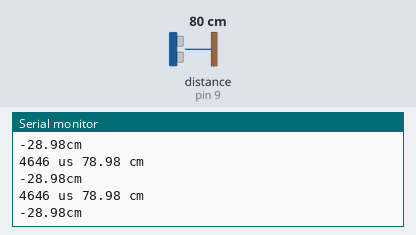
This sketch was run on a simulated Arduino Uno, built with avr-gcc and run on an emulated ATmega328P. Parts: the last lines printed to the serial monitor. Wiring (inferred from the names in the program): ultrasonic range finder: trigger pin 8; echo pin 9. The test bench sets the inputs (shaded band); at power-on: distance to the obstacle (sensor on pin 9) 80 cm. The echo pulse lasts 58.3 µs per cm.

Above: at 1.3 s.
1.4 s: distance to the obstacle (sensor on pin 9) set to 2 cm
At 1.83 s:
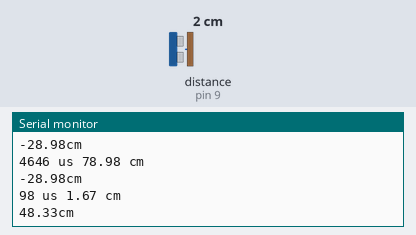
2.9 s: distance to the obstacle (sensor on pin 9) set to 4 cm
At 3.34 s:
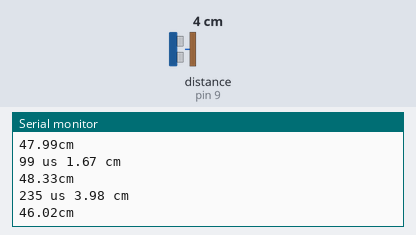
Timing chart, 0 to 5.9 s (numbered marks = the images above; inputs shaded):
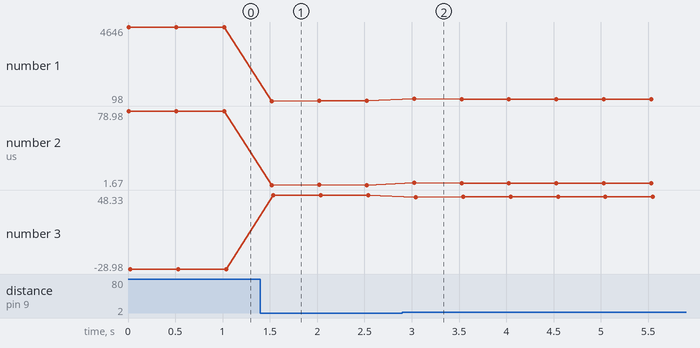

Measured:
- after the input at 1.4 s, the serial monitor: prints a new line after 0.12 s (image 1)
- after the input at 2.9 s, the serial monitor: prints a new line after 0.12 s (image 2)
- plotted number 1: 4646 → 99 after the input at 1.4 s, 99 → 215 after the input at 2.9 s
- plotted number 2: 78.98 → 1.67 after the input at 1.4 s, 1.67 → 3.64 after the input at 2.9 s
- plotted number 3: -28.98 → 48.33 after the input at 1.4 s, 48.33 → 46.36 after the input at 2.9 s

The sketch:

sketch_feb18bcopy.ino
```cpp
int Trig = 8;
int Echo = 9;
int Duration;
float Distance;//筒先から水までの距離
float Waterlevel;//水位

void setup() {
  Serial.begin(9600);
  pinMode(Trig,OUTPUT);
  pinMode(Echo,INPUT);
}

void loop() {
  digitalWrite(Trig,LOW);
  delayMicroseconds(1);
  digitalWrite(Trig,HIGH);
  delayMicroseconds(11);
  digitalWrite(Trig,LOW);
  Duration = pulseIn(Echo,HIGH);
  if (Duration>0) {
    Distance = Duration/2;
    //筒の先から水までの距離の
    Distance = Distance*340*100/1000000;// 超音波の速度は340m/s = 34000cm/計算s = 0.034cm/us
    Waterlevel = 50-Distance;//水位の計算 土から筒先までの長さ-Distance
    Serial.print(Duration);
    Serial.print(" us ");
    Serial.print(Distance);
    Serial.println(" cm");
    Serial.print(Waterlevel);
    Serial.println("cm");
  }
  delay(500);
}
```
